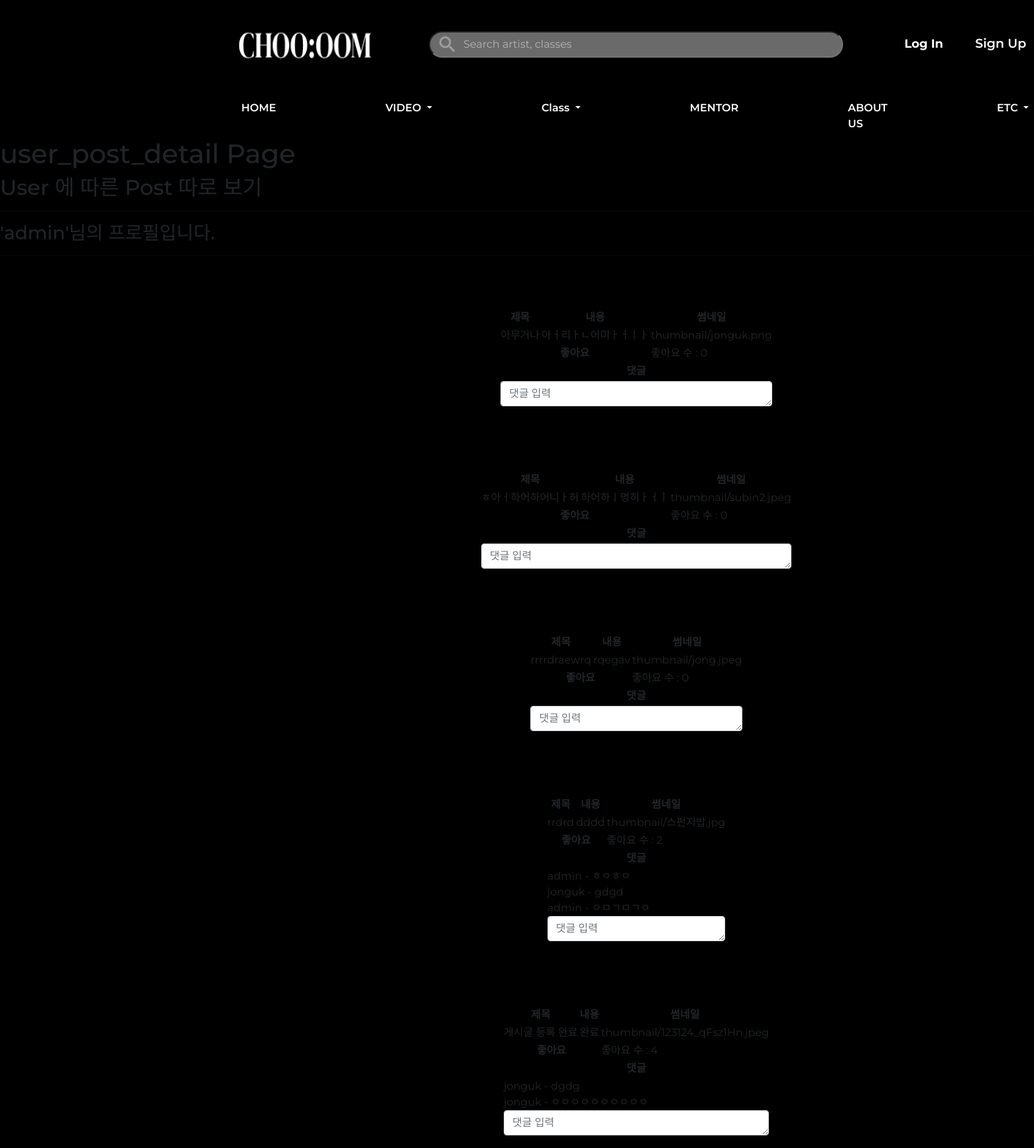
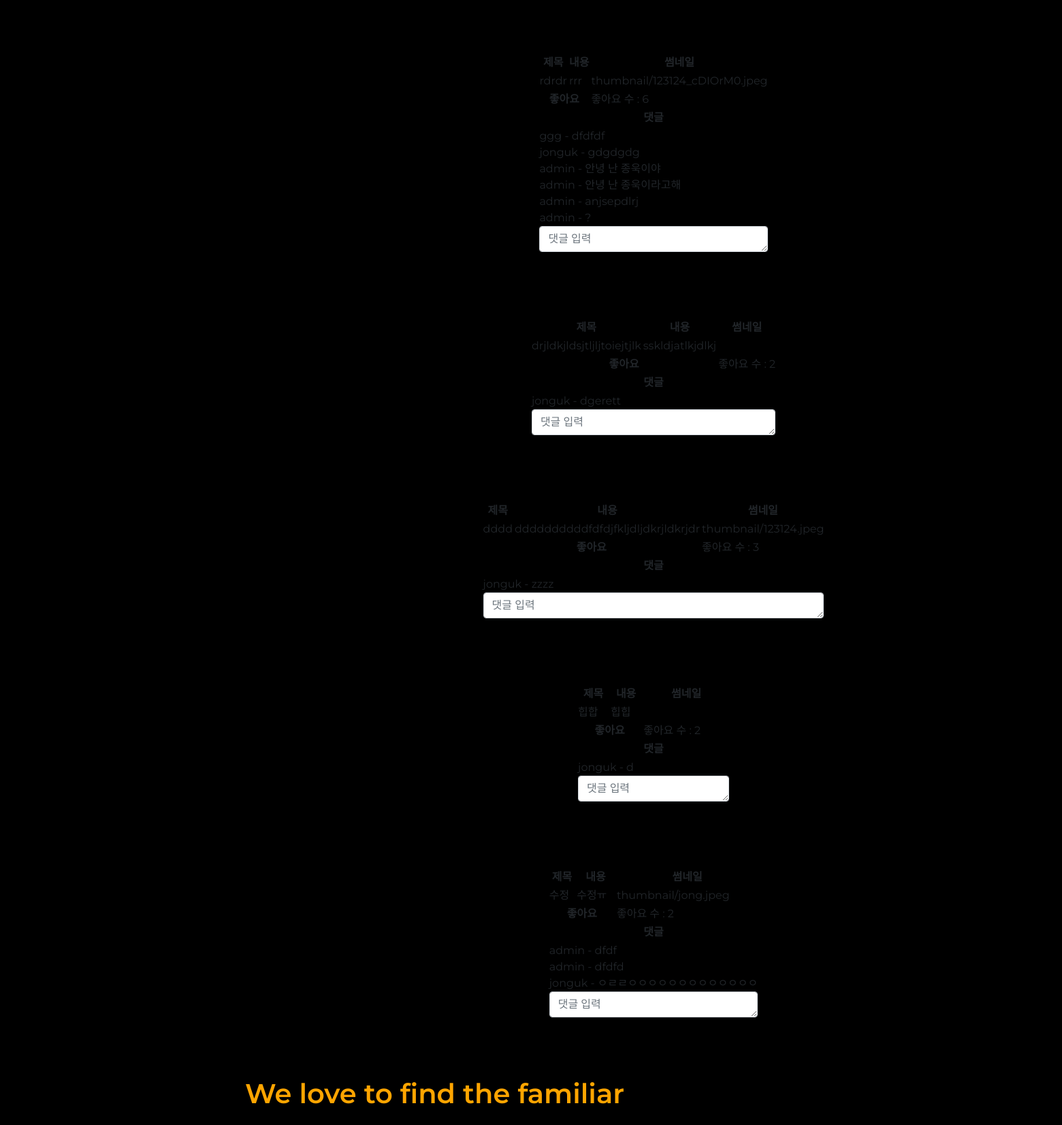
The page /user_post_detail/1 (upper part) on the database its author committed (2 pictures, top to bottom).
### accounts/models.py (models this page shows)
class userProfile(AbstractUser):
    nickname = models.CharField(max_length=50, null=True, blank=True) # 실제 이름
    danceSkill = models.CharField(max_length=10 ,null=True, blank=True) # 상 중 하
    phoneNum = models.IntegerField(null=True, blank=True) # 핸드폰 번호
    gender = models.CharField(max_length=10 ,null=True, blank=True) # 성별
    createdAt = models.DateTimeField(auto_now_add=True) # 생성 일자
    birth = models.DateField(null=True, blank=True) # 생년월일
    profilephoto = models.ImageField(blank=True, null=True, upload_to='profilephoto') # 프사
    def __str__(self):
        return self.username

### danceapp/models.py (models this page shows, shortened)
class Post(models.Model):
    userId = models.ForeignKey(userProfile, on_delete=models.CASCADE) # 회원ID # User 모델의 pk를 가져옴
    title = models.CharField(max_length=200) # 제목
    body = models.TextField() # 게시물 설명
    uploadDate = models.DateTimeField(auto_now_add=True) # 처음 업로드 시간
    updateDate = models.DateTimeField(auto_now=True) # 수정 시간
    photo = models.ImageField(blank=True, null=True, upload_to='thumbnail') # 썸네일 # upload_to : static/blog_photo 로 저장해줘
    video = models.FileField(blank=True, null=True, upload_to='video') # 배포시에는 models.FilePathField()사용
    genreName = models.ForeignKey(Genre, null=True, on_delete=models.CASCADE) # 장르
    likes_user = models.ManyToManyField(userProfile, related_name='likes', blank=True) # 좋아요 누른 사람
    likes_count = models.PositiveIntegerField(default=0) # 좋아요 개수
    hits = models.PositiveIntegerField(default=0) # 조회수

class Comment(models.Model):
    userId = models.ForeignKey(userProfile, on_delete=models.CASCADE)
    comment = models.TextField('', max_length=100)
    date = models.DateTimeField(auto_now_add=True)
    post = models.ForeignKey(Post, null=True, blank=True, on_delete=models.CASCADE)
    def __str__(self):
        return self.comment

### danceapp/views.py (the view)
# urls.py: path('user_post_detail/<int:userId_id>', views.user_post_detail, name='user_post_detail'),
def user_post_detail(request, userId_id):
    posts = Post.objects.filter(userId=userId_id).order_by('-uploadDate')
    user = get_object_or_404(userProfile, pk=userId_id)
    comment_form = CommentForm()
    context = {
        'posts':posts,
        'comment_form':comment_form,
        'user':user,
    }
    return render(request, 'user_post_detail.html', context)

### danceapp/forms.py
class CommentForm(forms.ModelForm):
    class Meta:
        model = Comment
        fields = ['comment']
    def __init__(self, *args, **kwargs):
        super(CommentForm, self).__init__(*args, **kwargs)
        self.fields['comment'].widget.attrs = {
            'class': 'form-control',
            'placeholder': "댓글 입력",
            'rows':1
        }

### danceapp/templates/user_post_detail.html (shortened to what this page needs)
{% extends 'base.html' %}
{% block content %}
<h1>user_post_detail Page</h1>
<h2>User 에 따른 Post 따로 보기</h2>
<hr>
<h3>'{{ user.username }}'님의 프로필입니다.</h3>
<hr>
<div class="main1">
    {% for post in posts %}
    <div>
        <table border="1px solid black">
            <tr>
                <th>제목</th>
                <th>내용</th>
                <th>썸네일</th>
            </tr>
            <tr>
                <td>{{ post.title }}</td>
                <td>{{ post.body }}</td>
                <td>{{ post.photo }}</td>
            </tr>
            <tr>
                <th colspan="2">좋아요</th>
                <td>
                    <form action="{% url 'likes' post.id %}" method="POST">
                        좋아요 수 : {{ post.likes_count }}
                    </form>
                </td>
            </tr>
            <tr>
                <th colspan="3">댓글</th>
            </tr>
            <tr>
                <td colspan="3">
                    {% for comment in post.comment_set.all %}
                    {{ comment.userId }} - {{ comment }}
                    <br>
                    {% endfor %}
                    <form method="POST" action="{% url 'new_comment' post.id %}">
                        {{ comment_form.as_p }}
                    </form>
                </td>
            </tr>
        </table>
    </div>
    {% endfor %}
</div>
{% endblock %}

### static/css/index.css (style rules this page uses)
* { font-family : 'Montserrat'; }
#body { background-color: black; }
table { margin-top:63px; margin-left:360px; }
table { border-collapse: collapse; background-color: black; }
td { margin:0px 10px 20px 10px; }

### danceapp/templates/user_post_detail.html (style rules this page uses)
table { border: 1px solid black; }
td, th { border: 1px solid black; }
th { text-align: center; }
.main1 { display: grid; grid-template-columns: repeat(1, 1fr); grid-gap: 1rem; grid-auto-rows: minmax(10em, auto); justify-items: center; }

### rows shown on the page
userProfile: username "admin"
Post: title "아무거나", body "아ㅓ리ㅏㄴ어미ㅏㅓㅣㅏ", photo "thumbnail/jonguk.png", likes_count "0"
Post: title "ㅎ아ㅓ하어하어니ㅏ허", body "하어하ㅣ멍히ㅏㅓㅣ", photo "thumbnail/subin2.jpeg", likes_count "0"
Post: title "rrrrdraewrq", body "rqegav", photo "thumbnail/jong.jpeg", likes_count "0"
Post: title "rrdrd", body "dddd", photo "thumbnail/스펀지밥.jpg", likes_count "2"
Comment: userId "admin", comment "ㅎㅇㅎㅇ"
Comment: userId "jonguk", comment "gdgd"
Comment: userId "admin", comment "ㅇㅁㄱㅁㄱㅇ"
Post: title "게시글 등록 완료", body "완료", photo "thumbnail/123124_qFsz1Hn.jpeg", likes_count "4"
Comment: userId "jonguk", comment "dgdg"
Comment: userId "jonguk", comment "ㅇㅇㅇㅇㅇㅇㅇㅇㅇㅇ"
Post: title "rdrdr", body "rrr", photo "thumbnail/123124_cDIOrM0.jpeg", likes_count "6"
Comment: userId "ggg", comment "dfdfdf"
Comment: userId "jonguk", comment "gdgdgdg"
Comment: userId "admin", comment "안녕 난 종욱이야"
Comment: userId "admin", comment "안녕 난 종욱이라고해"
Comment: userId "admin", comment "anjsepdlrj"
Comment: userId "admin", comment "?"
Post: title "drjldkjldsjtljljtoiejtjlk", body "sskldjatlkjdlkj", likes_count "2"
Comment: userId "jonguk", comment "dgerett"
Post: title "dddd", body "ddddddddddfdfdjfkljdljdkrjldkrjdr", photo "thumbnail/123124.jpeg", likes_count "3"
Comment: userId "jonguk", comment "zzzz"
Post: title "힙합", body "힙힙", likes_count "2"
Comment: userId "jonguk", comment "d"
Post: title "수정", body "수정ㅠ", photo "thumbnail/jong.jpeg", likes_count "2"
Comment: userId "admin", comment "dfdf"
Comment: userId "admin", comment "dfdfd"
Comment: userId "jonguk", comment "ㅇㄹㄹㅇㅇㅇㅇㅇㅇㅇㅇㅇㅇㅇㅇㅇ"
